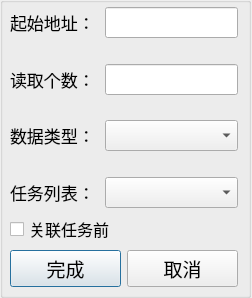
<?xml version="1.0" encoding="UTF-8"?>
<ui version="4.0">
 <class>ReadRegDialog</class>
 <widget class="QDialog" name="ReadRegDialog">
  <property name="geometry">
   <rect>
    <x>0</x>
    <y>0</y>
    <width>252</width>
    <height>298</height>
   </rect>
  </property>
  <property name="font">
   <font>
    <family>微软雅黑</family>
    <pointsize>12</pointsize>
   </font>
  </property>
  <property name="windowTitle">
   <string>Dialog</string>
  </property>
  <widget class="QGroupBox" name="groupBox">
   <property name="geometry">
    <rect>
     <x>0</x>
     <y>-3</y>
     <width>251</width>
     <height>301</height>
    </rect>
   </property>
   <property name="title">
    <string/>
   </property>
   <widget class="QWidget" name="layoutWidget">
    <property name="geometry">
     <rect>
      <x>10</x>
      <y>10</y>
      <width>228</width>
      <height>280</height>
     </rect>
    </property>
    <layout class="QVBoxLayout" name="verticalLayout">
     <item>
      <layout class="QHBoxLayout" name="horizontalLayout">
       <item>
        <widget class="QLabel" name="txt_StartAddr">
         <property name="font">
          <font>
           <pointsize>13</pointsize>
          </font>
         </property>
         <property name="text">
          <string>起始地址：</string>
         </property>
        </widget>
       </item>
       <item>
        <widget class="QLineEdit" name="lineEdit_StartAddr">
         <property name="maximumSize">
          <size>
           <width>133</width>
           <height>16777215</height>
          </size>
         </property>
        </widget>
       </item>
      </layout>
     </item>
     <item>
      <spacer name="verticalSpacer">
       <property name="orientation">
        <enum>Qt::Vertical</enum>
       </property>
       <property name="sizeHint" stdset="0">
        <size>
         <width>20</width>
         <height>18</height>
        </size>
       </property>
      </spacer>
     </item>
     <item>
      <layout class="QHBoxLayout" name="horizontalLayout_2">
       <item>
        <widget class="QLabel" name="txt_ReadNum">
         <property name="font">
          <font>
           <pointsize>13</pointsize>
          </font>
         </property>
         <property name="text">
          <string>读取个数：</string>
         </property>
        </widget>
       </item>
       <item>
        <widget class="QLineEdit" name="lineEdit_ReadNum">
         <property name="maximumSize">
          <size>
           <width>133</width>
           <height>16777215</height>
          </size>
         </property>
        </widget>
       </item>
      </layout>
     </item>
     <item>
      <spacer name="verticalSpacer_2">
       <property name="orientation">
        <enum>Qt::Vertical</enum>
       </property>
       <property name="sizeHint" stdset="0">
        <size>
         <width>20</width>
         <height>18</height>
        </size>
       </property>
      </spacer>
     </item>
     <item>
      <layout class="QHBoxLayout" name="horizontalLayout_3">
       <item>
        <widget class="QLabel" name="txt_DataType">
         <property name="font">
          <font>
           <pointsize>13</pointsize>
          </font>
         </property>
         <property name="text">
          <string>数据类型：</string>
         </property>
        </widget>
       </item>
       <item>
        <widget class="QComboBox" name="comboBox_DataType">
         <property name="minimumSize">
          <size>
           <width>133</width>
           <height>0</height>
          </size>
         </property>
         <property name="styleSheet">
          <string notr="true">font: 12pt &quot;微软雅黑&quot;;</string>
         </property>
        </widget>
       </item>
      </layout>
     </item>
     <item>
      <spacer name="verticalSpacer_3">
       <property name="orientation">
        <enum>Qt::Vertical</enum>
       </property>
       <property name="sizeHint" stdset="0">
        <size>
         <width>20</width>
         <height>18</height>
        </size>
       </property>
      </spacer>
     </item>
     <item>
      <layout class="QHBoxLayout" name="horizontalLayout_4">
       <item>
        <widget class="QLabel" name="txt_TaskList">
         <property name="font">
          <font>
           <pointsize>13</pointsize>
          </font>
         </property>
         <property name="text">
          <string>任务列表：</string>
         </property>
        </widget>
       </item>
       <item>
        <widget class="QComboBox" name="comboBox_TaskType">
         <property name="minimumSize">
          <size>
           <width>133</width>
           <height>0</height>
          </size>
         </property>
         <property name="styleSheet">
          <string notr="true">font: 12pt &quot;微软雅黑&quot;;</string>
         </property>
        </widget>
       </item>
      </layout>
     </item>
     <item>
      <widget class="QCheckBox" name="checkBox_Pre">
       <property name="text">
        <string>关联任务前</string>
       </property>
      </widget>
     </item>
     <item>
      <layout class="QHBoxLayout" name="horizontalLayout_5">
       <item>
        <widget class="QPushButton" name="btn_Finish">
         <property name="font">
          <font>
           <pointsize>14</pointsize>
          </font>
         </property>
         <property name="text">
          <string>完成</string>
         </property>
        </widget>
       </item>
       <item>
        <widget class="QPushButton" name="btn_Cancel">
         <property name="font">
          <font>
           <pointsize>14</pointsize>
          </font>
         </property>
         <property name="text">
          <string>取消</string>
         </property>
        </widget>
       </item>
      </layout>
     </item>
    </layout>
   </widget>
  </widget>
 </widget>
 <resources/>
 <connections/>
</ui>
